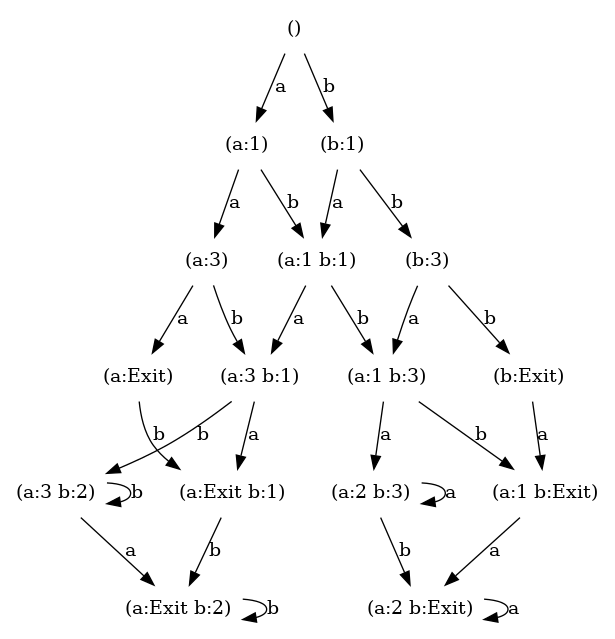

This figure's Python source:
from dataclasses import dataclass, field

from race2.abstract import (
    ProcessGenerator,
    Execution,
    ProcessID,
    Visitor,
    SpecialState,
    Path,
)
from race2.util.graphviz import graphviz


@dataclass
class DB:
    items: dict[str, int] = field(default_factory=dict)

    def compare_and_swap(
        self, value_key: str, expected_value: int | None, set_value: int | None
    ) -> bool:
        if self.items.get(value_key) == expected_value:
            self.items[value_key] = set_value
            return True
        else:
            return False


def main():
    def thread(database: DB, thread_id: int) -> ProcessGenerator:
        yield 1

        while not database.compare_and_swap(
            value_key="1", expected_value=None, set_value=thread_id
        ):
            yield 2

        yield 3

    def factory() -> Execution:
        database: DB = DB()
        return Execution(
            {ProcessID(i): thread(database, i) for i in range(2)},
        )

    vis = Visitor(factory)
    vis.next()

    graphviz(vis, process_id_map={0: "a", 1: "b"}, filename="deadlock")


if __name__ == "__main__":
    main()
